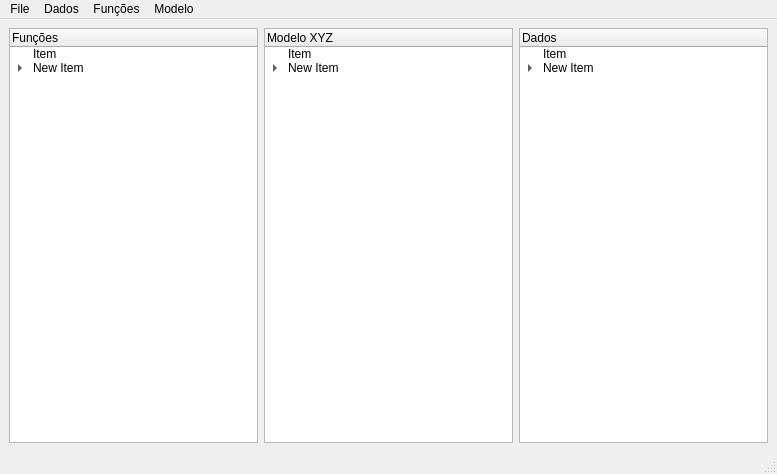
<?xml version="1.0" encoding="UTF-8"?>
<ui version="4.0">
 <class>MainWindow</class>
 <widget class="QMainWindow" name="MainWindow">
  <property name="geometry">
   <rect>
    <x>0</x>
    <y>0</y>
    <width>777</width>
    <height>474</height>
   </rect>
  </property>
  <property name="contextMenuPolicy">
   <enum>Qt::ActionsContextMenu</enum>
  </property>
  <property name="acceptDrops">
   <bool>true</bool>
  </property>
  <property name="windowTitle">
   <string>Gafanhoto</string>
  </property>
  <widget class="QWidget" name="centralwidget">
   <layout class="QVBoxLayout" name="verticalLayout">
    <item>
     <layout class="QHBoxLayout" name="horizontalLayout">
      <item>
       <widget class="QTreeWidget" name="treeWidget_2">
        <property name="acceptDrops">
         <bool>true</bool>
        </property>
        <column>
         <property name="text">
          <string>Funções</string>
         </property>
        </column>
        <item>
         <property name="text">
          <string>Item</string>
         </property>
         <property name="flags">
          <set>ItemIsSelectable|ItemIsEditable|ItemIsDragEnabled|ItemIsUserCheckable|ItemIsEnabled|ItemIsTristate</set>
         </property>
        </item>
        <item>
         <property name="text">
          <string>New Item</string>
         </property>
         <item>
          <property name="text">
           <string>New Subitem</string>
          </property>
         </item>
        </item>
       </widget>
      </item>
      <item>
       <widget class="QTreeWidget" name="treeWidget">
        <property name="acceptDrops">
         <bool>true</bool>
        </property>
        <column>
         <property name="text">
          <string>Modelo XYZ</string>
         </property>
        </column>
        <item>
         <property name="text">
          <string>Item</string>
         </property>
         <property name="flags">
          <set>ItemIsSelectable|ItemIsEditable|ItemIsDragEnabled|ItemIsUserCheckable|ItemIsEnabled|ItemIsTristate</set>
         </property>
        </item>
        <item>
         <property name="text">
          <string>New Item</string>
         </property>
         <item>
          <property name="text">
           <string>New Subitem</string>
          </property>
         </item>
        </item>
       </widget>
      </item>
      <item>
       <widget class="QTreeWidget" name="treeWidget_3">
        <property name="acceptDrops">
         <bool>true</bool>
        </property>
        <column>
         <property name="text">
          <string>Dados</string>
         </property>
        </column>
        <item>
         <property name="text">
          <string>Item</string>
         </property>
         <property name="flags">
          <set>ItemIsSelectable|ItemIsEditable|ItemIsDragEnabled|ItemIsUserCheckable|ItemIsEnabled|ItemIsTristate</set>
         </property>
        </item>
        <item>
         <property name="text">
          <string>New Item</string>
         </property>
         <item>
          <property name="text">
           <string>New Subitem</string>
          </property>
         </item>
        </item>
       </widget>
      </item>
     </layout>
    </item>
   </layout>
  </widget>
  <widget class="QMenuBar" name="menubar">
   <property name="geometry">
    <rect>
     <x>0</x>
     <y>0</y>
     <width>777</width>
     <height>21</height>
    </rect>
   </property>
   <widget class="QMenu" name="menuFile">
    <property name="title">
     <string>File</string>
    </property>
    <addaction name="actionCarregar_Modelo"/>
    <addaction name="actionSalvar_Modelo_Ctrl_S"/>
    <addaction name="actionSalvar_Como"/>
   </widget>
   <widget class="QMenu" name="menuDados">
    <property name="title">
     <string>Dados</string>
    </property>
    <widget class="QMenu" name="menuCarregar_Dado">
     <property name="title">
      <string>Carregar dado</string>
     </property>
     <addaction name="actionCarregar_dado_Simples"/>
     <addaction name="actionCarregar_lista_de_dados"/>
     <addaction name="actionCriar_dado_tabelado"/>
    </widget>
    <addaction name="menuCarregar_Dado"/>
    <addaction name="actionListar_dados"/>
   </widget>
   <widget class="QMenu" name="menuFun_o_es">
    <property name="title">
     <string>Funções</string>
    </property>
    <addaction name="actionListar_Fun_oes"/>
   </widget>
   <widget class="QMenu" name="menuModelo">
    <property name="title">
     <string>Modelo</string>
    </property>
    <addaction name="actionRodar"/>
   </widget>
   <addaction name="menuFile"/>
   <addaction name="menuDados"/>
   <addaction name="menuFun_o_es"/>
   <addaction name="menuModelo"/>
  </widget>
  <widget class="QStatusBar" name="statusbar"/>
  <action name="actionCarregar_Modelo">
   <property name="text">
    <string>Carregar Modelo</string>
   </property>
  </action>
  <action name="actionSalvar_Modelo_Ctrl_S">
   <property name="text">
    <string>Salvar Modelo (Ctrl + S)</string>
   </property>
  </action>
  <action name="actionSalvar_Como">
   <property name="text">
    <string>Salvar Como</string>
   </property>
  </action>
  <action name="actionCarregar_dado_Simples">
   <property name="text">
    <string>Carregar dado Simples</string>
   </property>
  </action>
  <action name="actionCarregar_lista_de_dados">
   <property name="text">
    <string>Carregar lista de dados</string>
   </property>
  </action>
  <action name="actionCriar_dado_tabelado">
   <property name="text">
    <string>Criar dado tabelado</string>
   </property>
  </action>
  <action name="actionListar_dados">
   <property name="text">
    <string>Mostrar dados do modelo</string>
   </property>
  </action>
  <action name="actionListar_Fun_oes">
   <property name="text">
    <string>Listar Funções</string>
   </property>
  </action>
  <action name="actionRodar">
   <property name="text">
    <string>Executar</string>
   </property>
  </action>
 </widget>
 <resources/>
 <connections/>
</ui>
